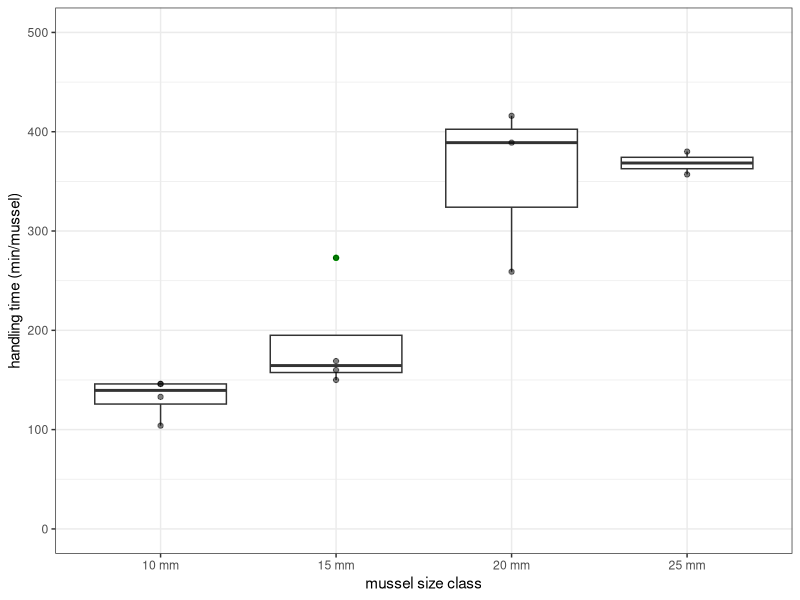
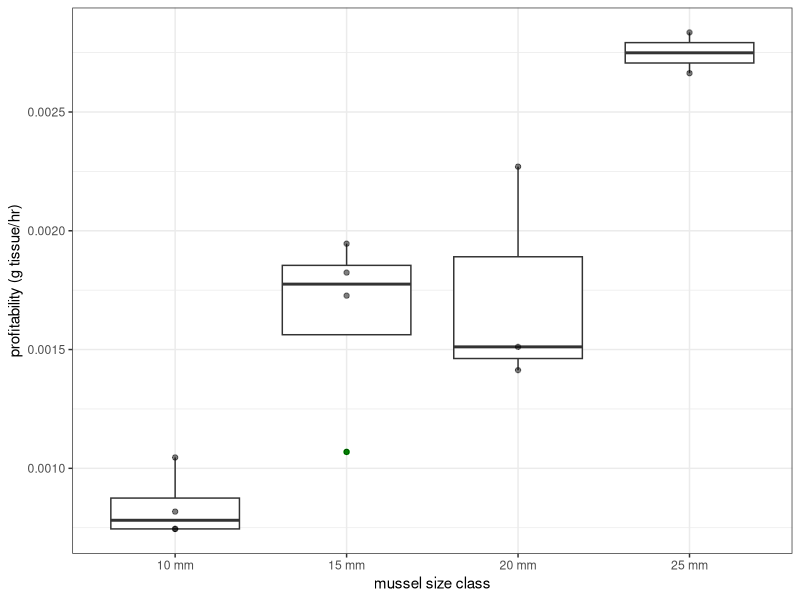

The R source for these figures, in order:
## ---- chunk 1
# read in data
seastars <- read.csv(file = "./data/hw01_data.csv")
feeding <- read.csv(file = "./data/hw01_data_2.csv")

# load packages
suppressMessages(library(tidyverse))

# examine data
str(seastars)
str(feeding)

# rename variables
feeding <- feeding %>% 
  rename(prey_size = Prey_size, 
         prof = Profitability_g_per_min,
         feed_time = feeding_time_1_hr_d, 
         hand_time = Handling_time_min,
         seastar = Seastar) 

# calculate proportion of mussels eaten in each size class
seastars %>% 
  mutate(total_mussels_eaten = sum(eaten_day_seastar)) %>% 
  group_by(mussel_size_mm) %>% 
  summarise(total_eaten_per_size = sum(eaten_day_seastar)) %>% View

feeding %>% 
  group_by(prey_size) %>% 
  summarise(total_eaten_per_size = sum(seastar)) %>% View

## ---- chunk 2
# handling time vs mussel size 
ggplot(feeding, aes(x = as.factor(prey_size), y = hand_time)) + 
  geom_boxplot(outlier.colour = "green") +
  geom_jitter(position = position_jitter(width = 0, height = 0), alpha = 1/2) + 
  ylab("handling time (min/mussel)") +
  xlab("mussel size class") +
  scale_x_discrete(labels = c("10" = "10 mm", "15" = "15 mm",
                              "20" = "20 mm", "25" = "25 mm")) +
  theme_bw() +
  expand_limits(y = c(0, 500))

## ---- chunk 3

ggplot(feeding, aes(x = as.factor(prey_size), y = prof)) + 
  geom_boxplot(outlier.colour = "green") + 
  geom_jitter(position = position_jitter(width = 0, height = 0), alpha = 1/2) + 
  ylab("profitability (g tissue/hr)") + 
  xlab("mussel size class") + 
  scale_x_discrete(labels = c("10" = "10 mm", "15" = "15 mm",
                              "20" = "20 mm", "25" = "25 mm")) +
  theme_bw()

